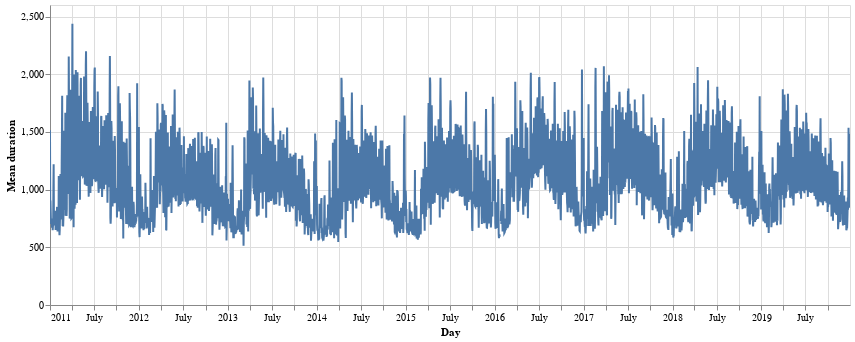

The cell this chart's notebook holds for it:
### Markdown cell above
Graph the mean ride length on a daily scale. Do you notice any trends in terms of days that have longer or shorter rides? Make a graph that overlays all days of the week with just the business days.

### Code cell
resamp = trip_data.set_index('start_date')
resamp = resamp.resample('D').mean()
resamp = resamp.reset_index()

chart = altair.Chart(resamp, width=800).mark_line().encode(x='start_date', y='duration').interactive()
chart = chart.encode(x=altair.X('start_date', title='Day'))
chart = chart.encode(y=altair.Y('duration', title='Mean duration'))
chart

### Figure 1 — Vega-Lite specification as saved in the notebook (floating-point values rounded to 4 significant figures; data arrays with more than 128 entries replaced by an {"elided": "..."} marker saying what was removed)
{"config": {"view": {"continuousWidth": 400, "continuousHeight": 300}}, "data": {"name": "data-f879133468e7dec4043fede357bbea2f"}, "mark": "line", "encoding": {"x": {"type": "temporal", "field": "start_date", "title": "Day"}, "y": {"type": "quantitative", "field": "duration", "title": "Mean duration"}}, "selection": {"selector006": {"type": "interval", "bind": "scales", "encodings": ["x", "y"]}}, "width": 800, "$schema": "https://vega.github.io/schema/vega-lite/v4.0.2.json", "datasets": {"data-f879133468e7dec4043fede357bbea2f": {"elided": "3287 records"}}}
